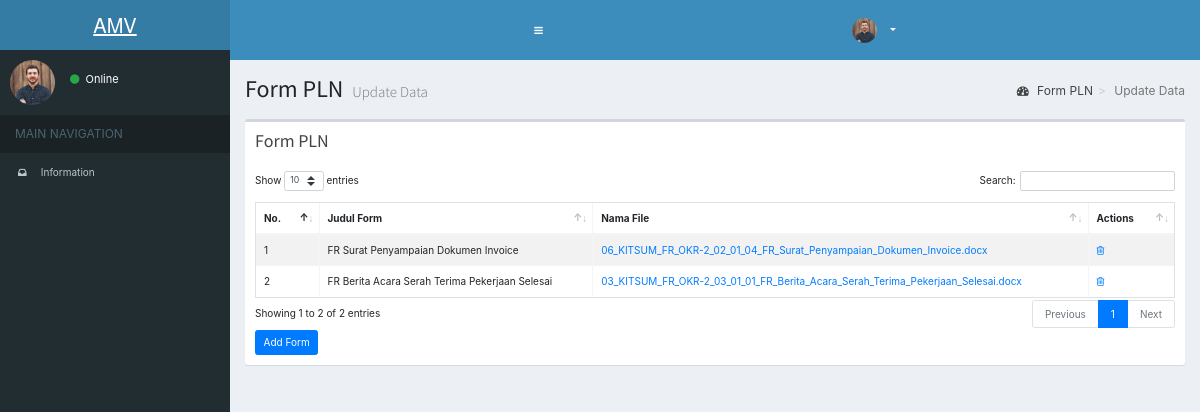
The page /index.php/setting/form_view on the database its author committed.
### tables this page shows
CREATE TABLE `form` (
  `id_form` int(11) NOT NULL AUTO_INCREMENT,
  `judul_form` varchar(100) DEFAULT NULL,
  `nama_file` text,
  KEY `id_form` (`id_form`)
);

### application/controllers/Setting.php (called while the page is built, shortened)
<?php
class Setting extends CI_Controller {
    public function __construct() {
        $this->load->database();
        $this->load->helper(array('form', 'url'));
        $this->load->library(array('form_validation', 'session','enkripsi'));
        $this->load->model(array('admin_model'));
        $this->load->model(array('Setting_model'));
    }
	public function form_view() {
	$data['email'] = $this->session->userdata('email');
			$data['form_view'] = $this->Setting_model->tampil_form();
			$data['nama'] = $this->session->userdata('nama');
			$data['username'] = $this->session->userdata('username');
	$data['id_role'] = $this->session->userdata('id_role');
		$this->load->view('header',$data);
		$this->load->view('sidebar', $data);
            $this->load->view('Setting/form_view',$data);
            $this->load->view('footer');
    }
}

### index.php (called while the page is built, shortened)
<?php
require_once BASEPATH.'core/CodeIgniter.php';

### application/models/Setting_model.php (called while the page is built, shortened)
<?php
class Setting_model extends CI_Model {
	function tampil_form() {
        $get = $this->db->query("SELECT
		  a.*
		FROM
		  form a
		ORDER BY a.id_form  DESC");
        return $get;
    }
}

### application/views/Setting/form_view.php (the view, shortened to what this page needs)
<div class="content-wrapper">
	<section class="content-header">
		<h1>
	 Form PLN
			<small>Update Data</small>
		</h1>
		<ol class="breadcrumb">
			<li><a href="#"><i class="fa fa-dashboard"></i> Form PLN</a></li>
			<li class="active">Update Data</li>
		</ol>
	</section>
	<section class="content">
		<div class="row">
			<div class="col-xs-12">
				<div class="box">
					<div class="box-header">
						<h3 class="box-title">Form PLN</h3>
					</div>
					<div class="box-body">
						<table id="example1" class="table table-bordered table-striped">
							<thead>
								<tr>
									<th class="center">
										No.
									</th>
									<th>Judul Form</th>
									<th>Nama File</th>
									<th>Actions</th>
								</tr>
							</thead>
							<?php
							$no = 1;
							?>
							<tbody>
								<?php foreach ($form_view->result_array() as $data) { ?>
									<tr>
										<td class="center">
											<?php echo $no; ?>
										</td>
										<td>
											<?php echo $data['judul_form']; ?>
										</td>
										<td>
											<a href='<?php echo base_url(); ?>public/form/<?php echo $data['nama_file']; ?>' target='_blank' type='button'><?php echo $data['nama_file']; ?></a>
										</td>
										<td>
											<div class="hidden-sm hidden-xs action-buttons">
												<a class="red" value="<?php echo $data['id_form']; ?>" href="<?php echo base_url() . "Setting/form_delete?id_form=" . $data['id_form'] ?>" onclick="return confirm('Anda Yakin Menghapus Data Ini?');">
													<i class="fa fa-trash-o bigger-130"></i>
												</a>
											</div>
										</td>
									</tr>
								<?php
									$no++;
								}
								?>
							</tbody>
						</table>
					<div class="row">
													<div id="default-buttons" class="col-sm-6">
													<a class="btn btn-primary" href="<?php echo site_url('Setting/form_add'); ?>">Add Form</a>
													</div>
											</div>
					</div>
				</div>
			</div>
		</div>
	</section>
</div>

### rows shown on the page
form: judul_form "FR Surat Penyampaian Dokumen Invoice", nama_file "06_KITSUM_FR_OKR-2_02_01_04_FR_Surat_Penyampaian_Dokumen_Invoice.docx", $data['id_form'] 4 (drawn)
form: judul_form "FR Berita Acara Serah Terima Pekerjaan Selesai", nama_file "03_KITSUM_FR_OKR-2_03_01_01_FR_Berita_Acara_Serah_Terima_Pekerjaan_Selesai.docx", $data['id_form'] 3 (drawn)
